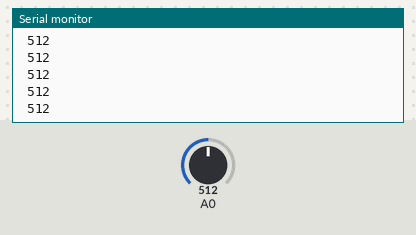
A sketch run on a simulated Arduino Uno, built with avr-gcc and run on an emulated ATmega328P. On the bench: the last lines printed to the serial monitor. The test bench sets the inputs (shaded band); at power-on: A0 = 512.

Above: at 3.1 s.
3.2 s: A0 set to 8
At 3.9 s:
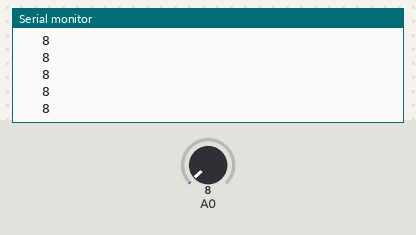
4.7 s: A0 set to 11
At 5.2 s:
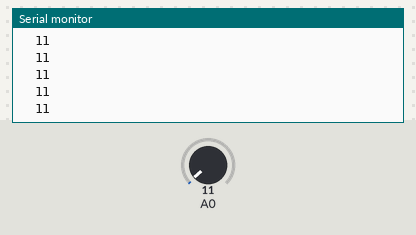
6.6 s: A0 set to 92
At 7.3 s:
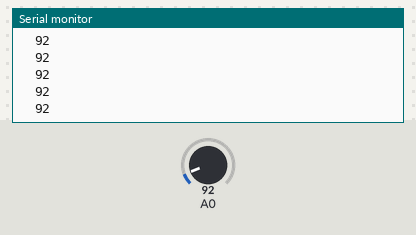
8.1 s: A0 set to 109
At 9.0 s:
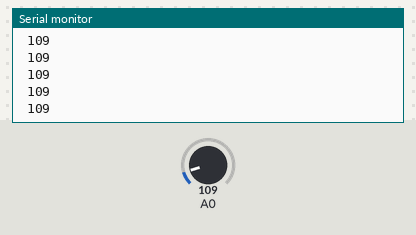
9.6 s: A0 set to 992
At 10.6 s:
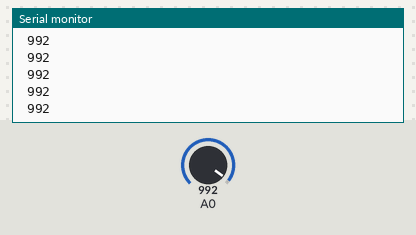
11.1 s: A0 set to 1016
At 11.9 s:
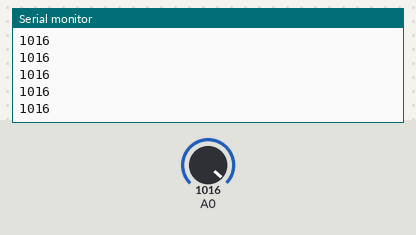
Timing chart, 0 to 14.0 s (numbered marks = the images above; inputs shaded):
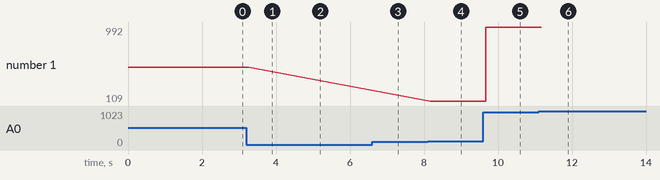

The sketch:

gauge.ino
```cpp
//Meters.ino

/*
*	A generic meter reading and display
*
*
*/
#include <SoftwareSerial.h>

#include "gauge.h"

// create a gauge
Gauge generic_gauge(0, 4, 3, 0);

// temporary storage for the value
int val;

// storage to format the value in
char tempstring[10];

void setup() {

  Serial.begin(9600);

}


void loop() {

  val = generic_gauge.read();

  sprintf(tempstring, "%4d", val);

  generic_gauge.display(tempstring);

}
```

gauge.h
```cpp
//gauge.h

#ifndef GAUGE_H
#define GAUGE_H

#include <Arduino.h>

class Gauge {


  public:

    Gauge (byte readPin, int displayPinOut, int displayPinIn, int displayType);
    int read();
    void display(char* str);		// the formatted string to display

  private:


    int m_readPin;
    int m_displayPinIn;
    int m_displayPinOut;
    int m_displayType;					// 0 = Serial output to computer
							// TODO
							// 1 = SoftwareSerial
							// 2 = I2C
							// 3 = SPI
};


Gauge::Gauge (byte readPin, int displayPinOut, int displayPinIn, int displayType) :

  m_readPin(readPin),
  m_displayPinOut(displayPinOut),
  m_displayPinIn(displayPinIn),
  m_displayType(displayType)
 {
 }

int Gauge::read()
 {
  return analogRead(m_readPin);
 }

void Gauge::display(char* str)
 {
  switch (m_displayType) {
   case 0:
    Serial.println(str);
    break;
   case 1:
//  SoftwareSerial m_Serial(m_displayPinIn,m_displayPinOut,0);
//  m_Serial.write(str);
    break;
   default:
    Serial.println(str);
   }
 }


#endif
```

Measured:
- the behaviour switches between 9 and 10 on A0 (found by bisection; images 1 and 2)
- the behaviour switches between 99 and 100 on A0 (found by bisection; images 3 and 4)
- the behaviour switches between 999 and 1000 on A0 (found by bisection; images 5 and 6)
- after the input at 3.2 s, the serial monitor: prints a new line after 0.07 s (image 1)
- after the input at 4.7 s, the serial monitor: prints a new line after 0.07 s (image 2)
- after the input at 6.6 s, the serial monitor: prints a new line after 0.07 s (image 3)
- after the input at 8.1 s, the serial monitor: prints a new line after 0.07 s (image 4)
- after the input at 9.6 s, the serial monitor: prints a new line after 0.07 s (image 5)
- after the input at 11.1 s, the serial monitor: prints a new line after 0.07 s (image 6)
